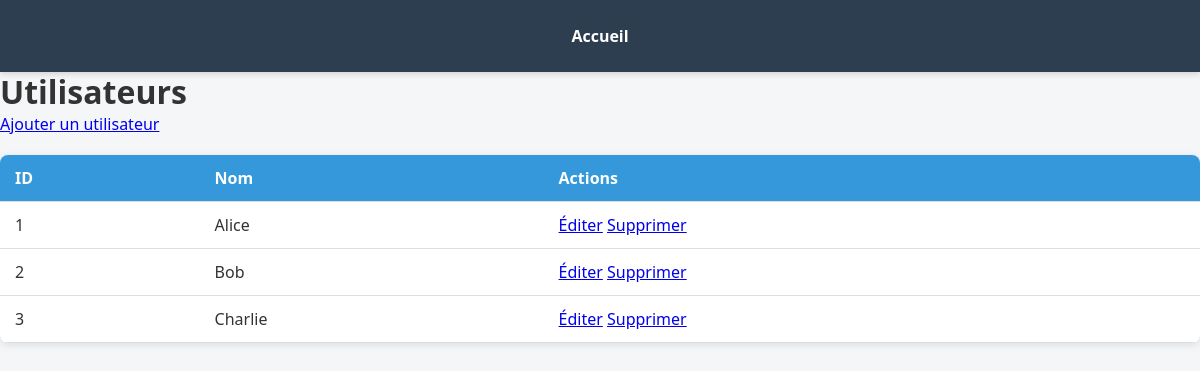
Screenshot of /liste_t_utilisateur.php with the database file from the repository.
### tables this page shows
CREATE TABLE `t_utilisateur` (
  `id_id_utilisateur` int(11) NOT NULL,
  `nom` varchar(100) NOT NULL
);

### liste_t_utilisateur.php (the view, shortened to what this page needs)
<?php
include 'config.php';
$result = $conn->query("SELECT * FROM t_utilisateur ORDER BY id_id_utilisateur");
?>
<!DOCTYPE html>
<html lang="fr">
<head>
    <link rel="stylesheet" href="style.css" />
</head>
<body>
    <h1>Utilisateurs</h1>
    <nav><a href="index.php">Accueil</a></nav>
    <a href="edit_t_utilisateur.php">Ajouter un utilisateur</a>
    <table>
        <thead>
            <tr>
                <th>ID</th>
                <th>Nom</th>
                <th>Actions</th>
            </tr>
        </thead>
        <tbody>
            <?php while($row = $result->fetch_assoc()): ?>
            <tr>
                <td><?= $row['id_id_utilisateur'] ?></td>
                <td><?= htmlspecialchars($row['nom']) ?></td>
                <td>
                    <a href="edit_t_utilisateur.php?id=<?= $row['id_id_utilisateur'] ?>">Éditer</a>
                    <a href="index.php?delete_table=t_utilisateur&delete_id=<?= $row['id_id_utilisateur'] ?>" onclick="return confirm('Supprimer cet utilisateur ?')">Supprimer</a>
                </td>
            </tr>
            <?php endwhile; ?>
        </tbody>
    </table>
</body>
</html>

### style.css (style rules this page uses)
* { margin: 0; padding: 0; box-sizing: border-box; }
body { font-family: 'Segoe UI', Tahoma, Geneva, Verdana, sans-serif; background-color: #f4f6f8; color: #333; padding-top: 70px; }
nav { position: fixed; top: 0; width: 100%; background-color: #2c3e50; display: flex; justify-content: center; padding: 15px 0; z-index: 1000; box-shadow: 0 2px 6px rgba(0,0,0,0.15); }
nav a { color: white; margin: 0 20px; text-decoration: none; font-weight: bold; padding: 10px; transition: background-color 0.3s; }
table { width: 100%; border-collapse: collapse; margin-top: 20px; background-color: white; border-radius: 8px; overflow: hidden; box-shadow: 0 2px 8px rgba(0,0,0,0.1); }
th, td { padding: 12px 15px; text-align: left; border-bottom: 1px solid #ddd; }
th { background-color: #3498db; color: white; }

### rows the page displays
t_utilisateur: id_id_utilisateur "1", nom "Alice"
t_utilisateur: id_id_utilisateur "2", nom "Bob"
t_utilisateur: id_id_utilisateur "3", nom "Charlie"
